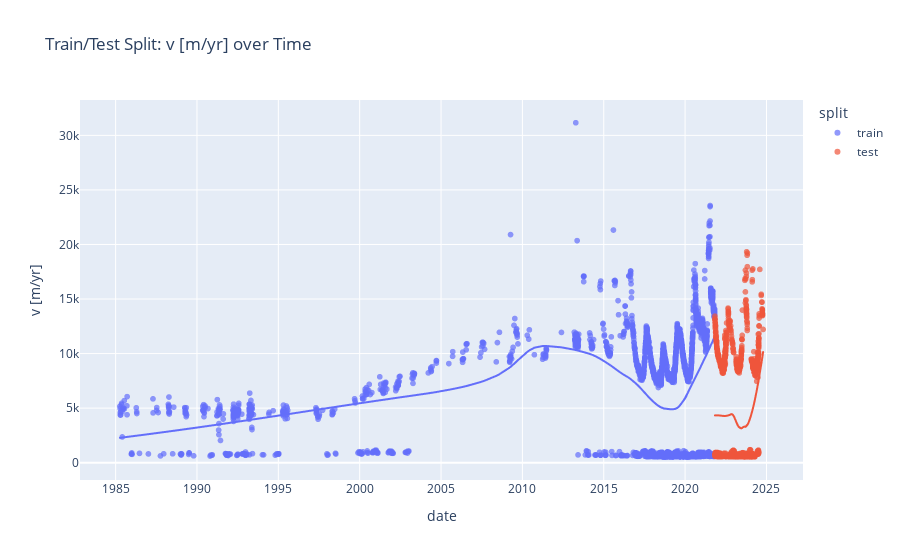

Here is the notebook cell this chart was saved with:
### Code cell
# Create a DataFrame for plotting
plot_df = pd.DataFrame({
    'date': pd.concat([X_train, X_test]),
    'v [m/yr]': pd.concat([y_train, y_test]),
    'split': ['train'] * len(X_train) + ['test'] * len(X_test)
})

fig = px.scatter(
    plot_df,
    x='date',
    y='v [m/yr]',
    color='split',
    title='Train/Test Split: v [m/yr] over Time',
    opacity=0.7,
    trendline='lowess',
)
fig.show()

### Figure 1 — Plotly figure (JSON) as saved in the notebook; plotly's stock layout.template omitted (floating-point values rounded to 4 significant figures; data arrays with more than 128 entries replaced by an {"elided": "..."} marker saying what was removed)
{"data": [{"hovertemplate": "split=train<br>date=%{x}<br>v [m/yr]=%{y}<extra></extra>", "legendgroup": "train", "marker": {"color": "#636efa", "opacity": 0.7, "symbol": "circle"}, "mode": "markers", "name": "train", "showlegend": true, "type": "scattergl", "x": {"elided": "4461 str values"}, "xaxis": "x", "y": {"elided": "4461 int values"}, "yaxis": "y"}, {"hovertemplate": "<b>LOWESS trendline</b><br><br>split=train<br>date=%{x}<br>v [m/yr]=%{y} <b>(trend)</b><extra></extra>", "legendgroup": "train", "marker": {"color": "#636efa", "symbol": "circle"}, "mode": "lines", "name": "train", "showlegend": false, "type": "scattergl", "x": {"elided": "4461 str values"}, "xaxis": "x", "y": {"elided": "4461 float values"}, "yaxis": "y"}, {"hovertemplate": "split=test<br>date=%{x}<br>v [m/yr]=%{y}<extra></extra>", "legendgroup": "test", "marker": {"color": "#EF553B", "opacity": 0.7, "symbol": "circle"}, "mode": "markers", "name": "test", "showlegend": true, "type": "scattergl", "x": {"elided": "2299 str values"}, "xaxis": "x", "y": {"elided": "2299 int values"}, "yaxis": "y"}, {"hovertemplate": "<b>LOWESS trendline</b><br><br>split=test<br>date=%{x}<br>v [m/yr]=%{y} <b>(trend)</b><extra></extra>", "legendgroup": "test", "marker": {"color": "#EF553B", "symbol": "circle"}, "mode": "lines", "name": "test", "showlegend": false, "type": "scattergl", "x": {"elided": "2299 str values"}, "xaxis": "x", "y": {"elided": "2299 float values"}, "yaxis": "y"}], "layout": {"legend": {"title": {"text": "split"}, "tracegroupgap": 0}, "title": {"text": "Train/Test Split: v [m/yr] over Time"}, "xaxis": {"anchor": "y", "domain": [0, 1], "title": {"text": "date"}}, "yaxis": {"anchor": "x", "domain": [0, 1], "title": {"text": "v [m/yr]"}}}}
